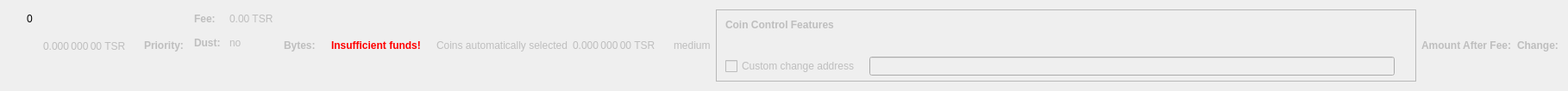
    <widget class="QWidget" name="dummyHideWidget" native="true">
     <property name="maximumSize">
      <size>
       <width>100</width>
       <height>22</height>
      </size>
     </property>
     <layout class="QHBoxLayout" name="dummyHideLayout">
      <item>
       <layout class="QFormLayout" name="formLayoutCoinControl1">
        <property name="horizontalSpacing">
         <number>10</number>
        </property>
        <property name="verticalSpacing">
         <number>14</number>
        </property>
        <property name="leftMargin">
         <number>10</number>
        </property>
        <property name="topMargin">
         <number>4</number>
        </property>
        <property name="rightMargin">
         <number>6</number>
        </property>
        <item row="0" column="1">
         <widget class="QLabel" name="labelCoinControlBytes">
          <property name="cursor">
           <cursorShape>IBeamCursor</cursorShape>
          </property>
          <property name="contextMenuPolicy">
           <enum>Qt::ActionsContextMenu</enum>
          </property>
          <property name="text">
           <string notr="true">0</string>
          </property>
          <property name="textInteractionFlags">
           <set>Qt::LinksAccessibleByMouse|Qt::TextSelectableByKeyboard|Qt::TextSelectableByMouse</set>
          </property>
         </widget>
        </item>
       </layout>
      </item>
      <item>
       <widget class="QLabel" name="labelCoinControlAfterFee">
        <property name="enabled">
         <bool>false</bool>
        </property>
        <property name="sizePolicy">
         <sizepolicy hsizetype="Fixed" vsizetype="Fixed">
          <horstretch>0</horstretch>
          <verstretch>0</verstretch>
         </sizepolicy>
        </property>
        <property name="minimumSize">
         <size>
          <width>111</width>
          <height>12</height>
         </size>
        </property>
        <property name="maximumSize">
         <size>
          <width>111</width>
          <height>12</height>
         </size>
        </property>
        <property name="cursor">
         <cursorShape>IBeamCursor</cursorShape>
        </property>
        <property name="contextMenuPolicy">
         <enum>Qt::ActionsContextMenu</enum>
        </property>
        <property name="text">
         <string notr="true">0.000 000 00 TSR</string>
        </property>
        <property name="textInteractionFlags">
         <set>Qt::LinksAccessibleByMouse|Qt::TextSelectableByKeyboard|Qt::TextSelectableByMouse</set>
        </property>
       </widget>
      </item>
      <item>
       <widget class="QLabel" name="labelCoinControlPriorityText">
        <property name="enabled">
         <bool>false</bool>
        </property>
        <property name="font">
         <font>
          <weight>75</weight>
          <bold>true</bold>
         </font>
        </property>
        <property name="text">
         <string>Priority:</string>
        </property>
       </widget>
      </item>
      <item>
       <layout class="QHBoxLayout" name="horizontalLayout"/>
      </item>
      <item>
       <layout class="QFormLayout" name="formLayoutCoinControl3">
        <property name="horizontalSpacing">
         <number>10</number>
        </property>
        <property name="verticalSpacing">
         <number>14</number>
        </property>
        <property name="leftMargin">
         <number>6</number>
        </property>
        <property name="topMargin">
         <number>4</number>
        </property>
        <property name="rightMargin">
         <number>6</number>
        </property>
        <item row="0" column="0">
         <widget class="QLabel" name="labelCoinControlFeeText">
          <property name="enabled">
           <bool>false</bool>
          </property>
          <property name="font">
           <font>
            <weight>75</weight>
            <bold>true</bold>
           </font>
          </property>
          <property name="text">
           <string>Fee:</string>
          </property>
          <property name="margin">
           <number>0</number>
          </property>
         </widget>
        </item>
        <item row="0" column="1">
         <widget class="QLabel" name="labelCoinControlFee">
          <property name="enabled">
           <bool>false</bool>
          </property>
          <property name="cursor">
           <cursorShape>IBeamCursor</cursorShape>
          </property>
          <property name="contextMenuPolicy">
           <enum>Qt::ActionsContextMenu</enum>
          </property>
          <property name="text">
           <string notr="true">0.00 TSR</string>
          </property>
          <property name="textInteractionFlags">
           <set>Qt::LinksAccessibleByMouse|Qt::TextSelectableByKeyboard|Qt::TextSelectableByMouse</set>
          </property>
         </widget>
        </item>
        <item row="1" column="0">
         <widget class="QLabel" name="labelCoinControlLowOutputText">
          <property name="enabled">
           <bool>false</bool>
          </property>
          <property name="font">
           <font>
            <weight>75</weight>
            <bold>true</bold>
           </font>
          </property>
          <property name="text">
           <string>Dust:</string>
          </property>
         </widget>
        </item>
        <item row="1" column="1">
         <widget class="QLabel" name="labelCoinControlLowOutput">
          <property name="enabled">
           <bool>false</bool>
          </property>
          <property name="cursor">
           <cursorShape>IBeamCursor</cursorShape>
          </property>
          <property name="contextMenuPolicy">
           <enum>Qt::ActionsContextMenu</enum>
          </property>
          <property name="text">
           <string>no</string>
          </property>
          <property name="textInteractionFlags">
           <set>Qt::LinksAccessibleByMouse|Qt::TextSelectableByKeyboard|Qt::TextSelectableByMouse</set>
          </property>
         </widget>
        </item>
       </layout>
      </item>
      <item>
       <widget class="QLabel" name="labelCoinControlBytesText">
        <property name="enabled">
         <bool>false</bool>
        </property>
        <property name="font">
         <font>
          <weight>75</weight>
          <bold>true</bold>
         </font>
        </property>
        <property name="text">
         <string>Bytes:</string>
        </property>
       </widget>
      </item>
      <item>
       <layout class="QFormLayout" name="formLayoutCoinControl2">
        <property name="horizontalSpacing">
         <number>10</number>
        </property>
        <property name="verticalSpacing">
         <number>14</number>
        </property>
        <property name="leftMargin">
         <number>6</number>
        </property>
        <property name="topMargin">
         <number>4</number>
        </property>
        <property name="rightMargin">
         <number>6</number>
        </property>
       </layout>
      </item>
      <item>
       <layout class="QHBoxLayout" name="horizontalLayoutCoinControl2">
        <property name="spacing">
         <number>8</number>
        </property>
        <property name="bottomMargin">
         <number>10</number>
        </property>
       </layout>
      </item>
      <item>
       <widget class="QLabel" name="labelCoinControlInsuffFunds">
        <property name="enabled">
         <bool>false</bool>
        </property>
        <property name="minimumSize">
         <size>
          <width>0</width>
          <height>0</height>
         </size>
        </property>
        <property name="font">
         <font>
          <weight>75</weight>
          <bold>true</bold>
         </font>
        </property>
        <property name="styleSheet">
         <string notr="true">color:red;font-weight:bold;</string>
        </property>
        <property name="text">
         <string>Insufficient funds!</string>
        </property>
        <property name="margin">
         <number>5</number>
        </property>
       </widget>
      </item>
      <item>
       <layout class="QFormLayout" name="formLayoutCoinControl4">
        <property name="horizontalSpacing">
         <number>10</number>
        </property>
        <property name="verticalSpacing">
         <number>14</number>
        </property>
        <property name="leftMargin">
         <number>6</number>
        </property>
        <property name="topMargin">
         <number>4</number>
        </property>
        <property name="rightMargin">
         <number>6</number>
        </property>
       </layout>
      </item>
      <item>
       <widget class="QLabel" name="labelCoinControlAutomaticallySelected">
        <property name="enabled">
         <bool>false</bool>
        </property>
        <property name="sizePolicy">
         <sizepolicy hsizetype="Fixed" vsizetype="Fixed">
          <horstretch>0</horstretch>
          <verstretch>0</verstretch>
         </sizepolicy>
        </property>
        <property name="minimumSize">
         <size>
          <width>0</width>
          <height>0</height>
         </size>
        </property>
        <property name="maximumSize">
         <size>
          <width>240</width>
          <height>16777215</height>
         </size>
        </property>
        <property name="text">
         <string>Coins automatically selected</string>
        </property>
        <property name="margin">
         <number>5</number>
        </property>
       </widget>
      </item>
      <item>
       <widget class="QLabel" name="labelCoinControlChange">
        <property name="enabled">
         <bool>false</bool>
        </property>
        <property name="sizePolicy">
         <sizepolicy hsizetype="Fixed" vsizetype="Fixed">
          <horstretch>0</horstretch>
          <verstretch>0</verstretch>
         </sizepolicy>
        </property>
        <property name="minimumSize">
         <size>
          <width>111</width>
          <height>0</height>
         </size>
        </property>
        <property name="maximumSize">
         <size>
          <width>111</width>
          <height>16777215</height>
         </size>
        </property>
        <property name="cursor">
         <cursorShape>IBeamCursor</cursorShape>
        </property>
        <property name="contextMenuPolicy">
         <enum>Qt::ActionsContextMenu</enum>
        </property>
        <property name="text">
         <string notr="true">0.000 000 00 TSR</string>
        </property>
        <property name="textInteractionFlags">
         <set>Qt::LinksAccessibleByMouse|Qt::TextSelectableByKeyboard|Qt::TextSelectableByMouse</set>
        </property>
       </widget>
      </item>
      <item>
       <widget class="QLabel" name="labelCoinControlPriority">
        <property name="enabled">
         <bool>false</bool>
        </property>
        <property name="cursor">
         <cursorShape>IBeamCursor</cursorShape>
        </property>
        <property name="contextMenuPolicy">
         <enum>Qt::ActionsContextMenu</enum>
        </property>
        <property name="text">
         <string>medium</string>
        </property>
        <property name="textInteractionFlags">
         <set>Qt::LinksAccessibleByMouse|Qt::TextSelectableByKeyboard|Qt::TextSelectableByMouse</set>
        </property>
       </widget>
      </item>
      <item>
       <widget class="QFrame" name="frameCoinControl">
        <property name="sizePolicy">
         <sizepolicy hsizetype="Expanding" vsizetype="Expanding">
          <horstretch>0</horstretch>
          <verstretch>0</verstretch>
         </sizepolicy>
        </property>
        <property name="maximumSize">
         <size>
          <width>16777215</width>
          <height>16777215</height>
         </size>
        </property>
        <property name="frameShape">
         <enum>QFrame::StyledPanel</enum>
        </property>
        <property name="frameShadow">
         <enum>QFrame::Sunken</enum>
        </property>
        <layout class="QVBoxLayout" name="verticalLayoutCoinControl2_2">
         <property name="spacing">
          <number>0</number>
         </property>
         <property name="leftMargin">
          <number>0</number>
         </property>
         <property name="topMargin">
          <number>0</number>
         </property>
         <property name="rightMargin">
          <number>0</number>
         </property>
         <property name="bottomMargin">
          <number>6</number>
         </property>
         <item>
          <layout class="QVBoxLayout" name="verticalLayoutCoinControl" stretch="0,0,0,1">
           <property name="spacing">
            <number>0</number>
           </property>
           <property name="leftMargin">
            <number>10</number>
           </property>
           <property name="topMargin">
            <number>10</number>
           </property>
           <item>
            <layout class="QHBoxLayout" name="horizontalLayoutCoinControl1">
             <property name="bottomMargin">
              <number>15</number>
             </property>
             <item>
              <widget class="QLabel" name="labelCoinControlFeatures">
               <property name="enabled">
                <bool>false</bool>
               </property>
               <property name="sizePolicy">
                <sizepolicy hsizetype="Preferred" vsizetype="Maximum">
                 <horstretch>0</horstretch>
                 <verstretch>0</verstretch>
                </sizepolicy>
               </property>
               <property name="font">
                <font>
                 <weight>75</weight>
                 <bold>true</bold>
                </font>
               </property>
               <property name="styleSheet">
                <string notr="true">font-weight:bold;</string>
               </property>
               <property name="text">
                <string>Coin Control Features</string>
               </property>
              </widget>
             </item>
            </layout>
           </item>
           <item>
            <widget class="QWidget" name="widgetCoinControl" native="true">
             <property name="sizePolicy">
              <sizepolicy hsizetype="Preferred" vsizetype="Preferred">
               <horstretch>0</horstretch>
               <verstretch>0</verstretch>
              </sizepolicy>
             </property>
             <property name="minimumSize">
              <size>
               <width>0</width>
               <height>0</height>
              </size>
             </property>
             <property name="styleSheet">
              <string notr="true"/>
             </property>
             <layout class="QHBoxLayout" name="horizontalLayoutCoinControl5_2">
              <property name="leftMargin">
               <number>0</number>
              </property>
              <property name="topMargin">
               <number>0</number>
              </property>
              <property name="rightMargin">
               <number>0</number>
              </property>
              <property name="bottomMargin">
               <number>0</number>
              </property>
              <item>
               <layout class="QHBoxLayout" name="horizontalLayoutCoinControl3">
                <property name="spacing">
                 <number>20</number>
                </property>
                <property name="topMargin">
                 <number>0</number>
                </property>
                <property name="bottomMargin">
                 <number>10</number>
                </property>
               </layout>
              </item>
             </layout>
            </widget>
           </item>
           <item>
            <layout class="QHBoxLayout" name="horizontalLayoutCoinControl4" stretch="0,0,0">
             <property name="spacing">
              <number>12</number>
             </property>
             <property name="sizeConstraint">
              <enum>QLayout::SetDefaultConstraint</enum>
             </property>
             <property name="topMargin">
              <number>5</number>
             </property>
             <property name="rightMargin">
              <number>5</number>
             </property>
             <item>
              <widget class="QCheckBox" name="checkBoxCoinControlChange">
               <property name="enabled">
                <bool>false</bool>
               </property>
               <property name="toolTip">
                <string>If this is activated, but the change address is empty or invalid, change will be sent to a newly generated address.</string>
               </property>
               <property name="text">
                <string>Custom change address</string>
               </property>
              </widget>
             </item>
             <item>
              <widget class="QValidatedLineEdit" name="lineEditCoinControlChange">
               <property name="enabled">
                <bool>false</bool>
               </property>
               <property name="sizePolicy">
                <sizepolicy hsizetype="Expanding" vsizetype="Fixed">
                 <horstretch>0</horstretch>
                 <verstretch>0</verstretch>
                </sizepolicy>
               </property>
              </widget>
             </item>
             <item>
              <widget class="QLabel" name="labelCoinControlChangeLabel_2">
               <property name="sizePolicy">
                <sizepolicy hsizetype="Preferred" vsizetype="Expanding">
                 <horstretch>0</horstretch>
                 <verstretch>0</verstretch>
                </sizepolicy>
               </property>
               <property name="minimumSize">
                <size>
                 <width>0</width>
                 <height>0</height>
                </size>
               </property>
               <property name="text">
                <string/>
               </property>
               <property name="margin">
                <number>3</number>
               </property>
              </widget>
             </item>
            </layout>
           </item>
           <item>
            <spacer name="verticalSpacerCoinControl">
             <property name="orientation">
              <enum>Qt::Vertical</enum>
             </property>
             <property name="sizeHint" stdset="0">
              <size>
               <width>800</width>
               <height>1</height>
              </size>
             </property>
            </spacer>
           </item>
          </layout>
         </item>
        </layout>
       </widget>
      </item>
      <item>
       <widget class="QLabel" name="labelCoinControlAfterFeeText">
        <property name="enabled">
         <bool>false</bool>
        </property>
        <property name="minimumSize">
         <size>
          <width>0</width>
          <height>0</height>
         </size>
        </property>
        <property name="maximumSize">
         <size>
          <width>16777215</width>
          <height>16777215</height>
         </size>
        </property>
        <property name="font">
         <font>
          <weight>75</weight>
          <bold>true</bold>
         </font>
        </property>
        <property name="text">
         <string>Amount After Fee:</string>
        </property>
        <property name="alignment">
         <set>Qt::AlignLeading|Qt::AlignLeft|Qt::AlignVCenter</set>
        </property>
        <property name="margin">
         <number>0</number>
        </property>
       </widget>
      </item>
      <item>
       <widget class="QLabel" name="labelCoinControlChangeText">
        <property name="enabled">
         <bool>false</bool>
        </property>
        <property name="sizePolicy">
         <sizepolicy hsizetype="Preferred" vsizetype="Preferred">
          <horstretch>0</horstretch>
          <verstretch>0</verstretch>
         </sizepolicy>
        </property>
        <property name="minimumSize">
         <size>
          <width>0</width>
          <height>0</height>
         </size>
        </property>
        <property name="maximumSize">
         <size>
          <width>16777215</width>
          <height>16777215</height>
         </size>
        </property>
        <property name="font">
         <font>
          <weight>75</weight>
          <bold>true</bold>
         </font>
        </property>
        <property name="text">
         <string>Change:</string>
        </property>
        <property name="alignment">
         <set>Qt::AlignLeading|Qt::AlignLeft|Qt::AlignVCenter</set>
        </property>
       </widget>
      </item>
     </layout>
    </widget>
